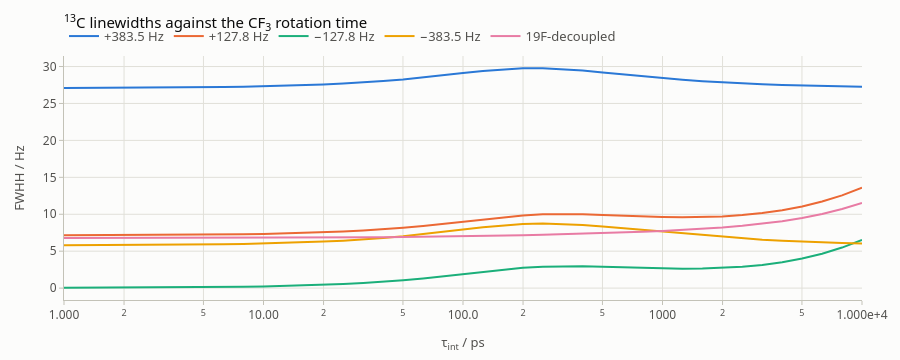

Notebook source saved alongside this figure:
### Markdown cell above
## Linewidths against the rotation time

The coefficients of the analysis do not depend on the correlation times, so
`dataclasses.replace(pathways, tau_c=...)` gives the relaxation matrix at
another rotation time without building it again. Below, the width of the
strongest component of each line, from 1 ps to 10 ns:

### Code cell
def widths_at(tau_int):
    """Width (Hz) of the strongest component of each quartet line, and of the decoupled line."""
    rates = dataclasses.replace(pathways, tau_c=(1 / (1 / 50e-9 + 6 / tau_int), 50e-9)).rate_matrix()
    strongest = {}
    for position, width, weight in lines(rates):
        key = round(position)
        if abs(weight) > strongest.get(key, (0.0, 0.0))[0]:
            strongest[key] = (abs(weight), width)
    return [strongest[key][1] for key in sorted(strongest, reverse=True)] + [rates[0, 0] / np.pi]


grid = np.logspace(-12, -8, 41)
widths = np.array([widths_at(t) for t in grid]).T
print("1 ps:", np.round(widths[:, 0], 3), "Hz;  10 ns:", np.round(widths[:, -1], 2), "Hz")
fig = plot_time_series(grid / 1e-12, widths, names=["+383.5 Hz", "+127.8 Hz", "−127.8 Hz", "−383.5 Hz", "19F-decoupled"],
                       xlabel="τ<sub>int</sub> / ps", ylabel="FWHH / Hz",
                       title="<sup>13</sup>C linewidths against the CF<sub>3</sub> rotation time")
fig.update_xaxes(type="log", range=[0, 4])  # a log axis takes its range in decades: 1 ps to 10 ns

### Figure 1 — Plotly figure (JSON) as saved in the notebook; plotly's stock layout.template omitted (floating-point values rounded to 4 significant figures)
{"data": [{"hovertemplate": "+383.5 Hz: %{y:.4g}<extra></extra>", "line": {"color": "#2a78d6", "width": 2}, "mode": "lines", "name": "+383.5 Hz", "x": [1.0, 1.259, 1.585, 1.995, 2.512, 3.162, 3.981, 5.012, 6.31, 7.943, 10.0, 12.59, 15.85, 19.95, 25.12, 31.62, 39.81, 50.12, 63.1, 79.43, 100.0, 125.9, 158.5, 199.5, 251.2, 316.2, 398.1, 501.2, 631.0, 794.3, 1000.0, 1259.0, 1585.0, 1995.0, 2512.0, 3162.0, 3981.0, 5012.0, 6310.0, 7943.0, 10000.0], "y": [27.11, 27.11, 27.12, 27.13, 27.14, 27.16, 27.18, 27.21, 27.24, 27.28, 27.33, 27.39, 27.47, 27.57, 27.7, 27.85, 28.04, 28.26, 28.52, 28.81, 29.12, 29.41, 29.64, 29.77, 29.77, 29.66, 29.46, 29.21, 28.94, 28.68, 28.43, 28.21, 28.02, 27.85, 27.71, 27.59, 27.49, 27.41, 27.35, 27.3, 27.26], "type": "scatter"}, {"hovertemplate": "+127.8 Hz: %{y:.4g}<extra></extra>", "line": {"color": "#eb6834", "width": 2}, "mode": "lines", "name": "+127.8 Hz", "x": [1.0, 1.259, 1.585, 1.995, 2.512, 3.162, 3.981, 5.012, 6.31, 7.943, 10.0, 12.59, 15.85, 19.95, 25.12, 31.62, 39.81, 50.12, 63.1, 79.43, 100.0, 125.9, 158.5, 199.5, 251.2, 316.2, 398.1, 501.2, 631.0, 794.3, 1000.0, 1259.0, 1585.0, 1995.0, 2512.0, 3162.0, 3981.0, 5012.0, 6310.0, 7943.0, 10000.0], "y": [7.142, 7.148, 7.155, 7.164, 7.175, 7.189, 7.207, 7.229, 7.257, 7.292, 7.336, 7.392, 7.462, 7.549, 7.658, 7.793, 7.96, 8.162, 8.404, 8.684, 8.993, 9.313, 9.609, 9.844, 9.986, 10.03, 9.984, 9.895, 9.79, 9.694, 9.622, 9.59, 9.613, 9.706, 9.883, 10.16, 10.54, 11.05, 11.72, 12.55, 13.59], "type": "scatter"}, {"hovertemplate": "−127.8 Hz: %{y:.4g}<extra></extra>", "line": {"color": "#1baf7a", "width": 2}, "mode": "lines", "name": "−127.8 Hz", "x": [1.0, 1.259, 1.585, 1.995, 2.512, 3.162, 3.981, 5.012, 6.31, 7.943, 10.0, 12.59, 15.85, 19.95, 25.12, 31.62, 39.81, 50.12, 63.1, 79.43, 100.0, 125.9, 158.5, 199.5, 251.2, 316.2, 398.1, 501.2, 631.0, 794.3, 1000.0, 1259.0, 1585.0, 1995.0, 2512.0, 3162.0, 3981.0, 5012.0, 6310.0, 7943.0, 10000.0], "y": [0.04244, 0.04802, 0.05502, 0.06383, 0.07491, 0.08885, 0.1064, 0.1285, 0.1562, 0.1911, 0.235, 0.2902, 0.3593, 0.4459, 0.5539, 0.6881, 0.8533, 1.054, 1.294, 1.572, 1.881, 2.2, 2.5, 2.743, 2.9, 2.962, 2.949, 2.889, 2.81, 2.732, 2.669, 2.634, 2.646, 2.724, 2.884, 3.14, 3.509, 4.008, 4.661, 5.49, 6.522], "type": "scatter"}, {"hovertemplate": "−383.5 Hz: %{y:.4g}<extra></extra>", "line": {"color": "#eda100", "width": 2}, "mode": "lines", "name": "−383.5 Hz", "x": [1.0, 1.259, 1.585, 1.995, 2.512, 3.162, 3.981, 5.012, 6.31, 7.943, 10.0, 12.59, 15.85, 19.95, 25.12, 31.62, 39.81, 50.12, 63.1, 79.43, 100.0, 125.9, 158.5, 199.5, 251.2, 316.2, 398.1, 501.2, 631.0, 794.3, 1000.0, 1259.0, 1585.0, 1995.0, 2512.0, 3162.0, 3981.0, 5012.0, 6310.0, 7943.0, 10000.0], "y": [5.806, 5.812, 5.821, 5.832, 5.845, 5.862, 5.883, 5.91, 5.944, 5.986, 6.039, 6.106, 6.19, 6.294, 6.424, 6.585, 6.782, 7.018, 7.295, 7.606, 7.936, 8.255, 8.521, 8.694, 8.75, 8.692, 8.549, 8.352, 8.126, 7.884, 7.634, 7.382, 7.139, 6.915, 6.715, 6.544, 6.401, 6.283, 6.188, 6.111, 6.049], "type": "scatter"}, {"hovertemplate": "19F-decoupled: %{y:.4g}<extra></extra>", "line": {"color": "#e87ba4", "width": 2}, "mode": "lines", "name": "19F-decoupled", "x": [1.0, 1.259, 1.585, 1.995, 2.512, 3.162, 3.981, 5.012, 6.31, 7.943, 10.0, 12.59, 15.85, 19.95, 25.12, 31.62, 39.81, 50.12, 63.1, 79.43, 100.0, 125.9, 158.5, 199.5, 251.2, 316.2, 398.1, 501.2, 631.0, 794.3, 1000.0, 1259.0, 1585.0, 1995.0, 2512.0, 3162.0, 3981.0, 5012.0, 6310.0, 7943.0, 10000.0], "y": [6.787, 6.787, 6.788, 6.789, 6.791, 6.792, 6.794, 6.797, 6.8, 6.805, 6.81, 6.817, 6.825, 6.836, 6.849, 6.866, 6.886, 6.912, 6.942, 6.978, 7.019, 7.066, 7.118, 7.173, 7.234, 7.301, 7.375, 7.457, 7.545, 7.641, 7.747, 7.869, 8.018, 8.201, 8.43, 8.714, 9.068, 9.505, 10.05, 10.71, 11.52], "type": "scatter"}], "layout": {"font": {"family": "system-ui, -apple-system, \"Segoe UI\", Roboto, sans-serif", "color": "#0b0b0b", "size": 13}, "margin": {"l": 64, "r": 24, "t": 56, "b": 56}, "title": {"font": {"size": 15, "color": "#0b0b0b"}, "text": "<sup>13</sup>C linewidths against the CF<sub>3</sub> rotation time", "x": 0, "xanchor": "left", "xref": "paper"}, "xaxis": {"tickfont": {"color": "#52514e", "size": 12}, "title": {"font": {"color": "#52514e", "size": 13}, "text": "τ<sub>int</sub> / ps"}, "showgrid": true, "gridcolor": "#e1e0d9", "gridwidth": 1, "zeroline": false, "showline": true, "linecolor": "#c3c2b7", "linewidth": 1, "mirror": false, "ticks": "outside", "tickcolor": "#c3c2b7", "ticklen": 4, "showspikes": true, "spikemode": "across", "spikesnap": "cursor", "spikethickness": 1, "spikedash": "solid", "spikecolor": "#898781", "range": [0, 4], "hoverformat": ".4g", "type": "log"}, "yaxis": {"tickfont": {"color": "#52514e", "size": 12}, "title": {"font": {"color": "#52514e", "size": 13}, "text": "FWHH / Hz"}, "showgrid": true, "gridcolor": "#e1e0d9", "gridwidth": 1, "zeroline": false, "showline": true, "linecolor": "#c3c2b7", "linewidth": 1, "mirror": false, "ticks": "outside", "tickcolor": "#c3c2b7", "ticklen": 4, "showspikes": false, "spikemode": "across", "spikesnap": "cursor", "spikethickness": 1, "spikedash": "solid", "spikecolor": "#898781", "exponentformat": "power"}, "legend": {"font": {"color": "#52514e"}, "orientation": "h", "x": 0, "xanchor": "left", "y": 1.02, "yanchor": "bottom", "bgcolor": "rgba(0,0,0,0)"}, "hoverlabel": {"font": {"color": "#0b0b0b", "family": "system-ui, -apple-system, \"Segoe UI\", Roboto, sans-serif"}, "bgcolor": "#fcfcfb", "bordercolor": "rgba(11,11,11,0.10)"}, "modebar": {"bgcolor": "rgba(0,0,0,0)", "color": "#898781", "activecolor": "#52514e", "remove": ["lasso2d", "select2d"]}, "height": 360, "paper_bgcolor": "#fcfcfb", "plot_bgcolor": "#fcfcfb", "dragmode": "zoom", "hovermode": "x unified", "showlegend": true}}
